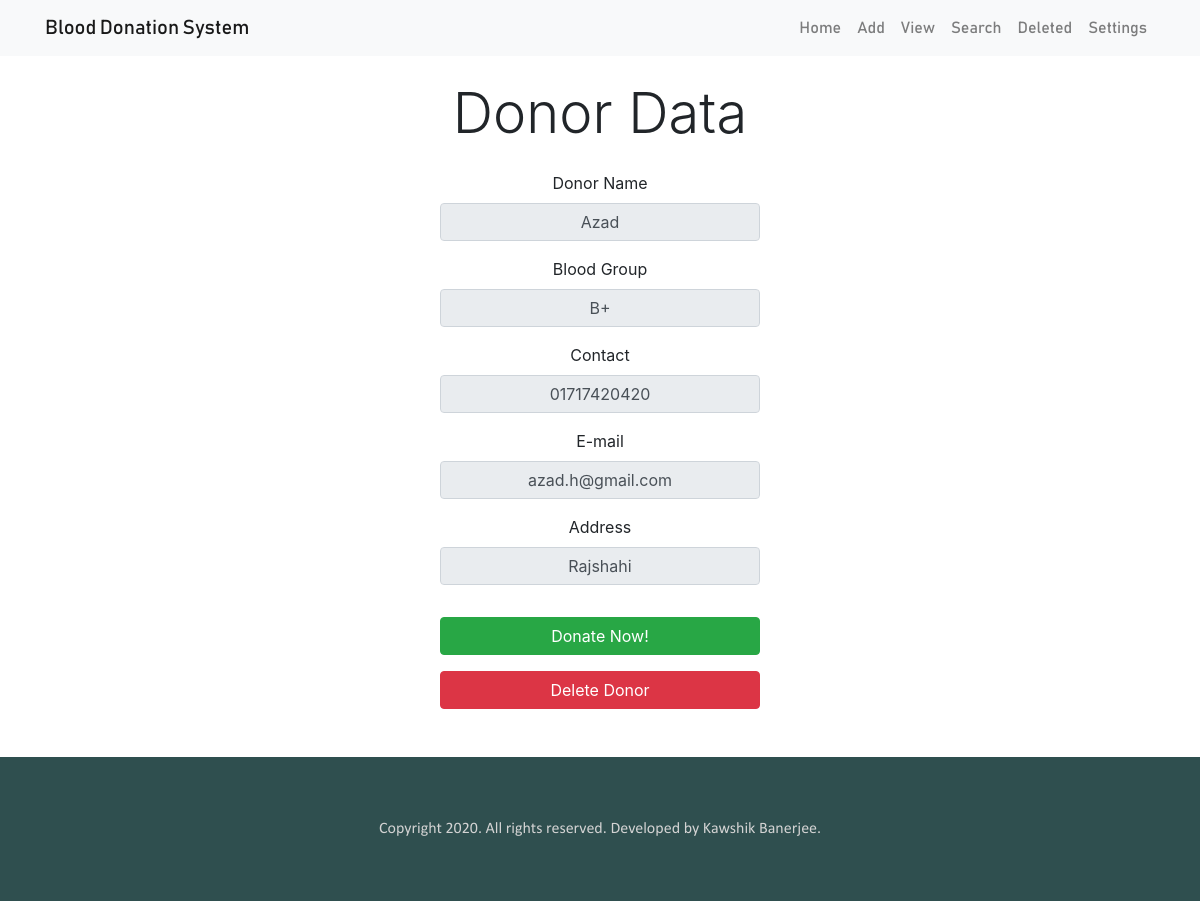
The page /site/viewDonorDetail.php?id=1 (signed in) on the database its author committed.
### tables this page shows
CREATE TABLE `donors` (
  `id` int(11) NOT NULL,
  `name` varchar(30) NOT NULL,
  `bloodGroup` varchar(4) NOT NULL,
  `email` varchar(25) NOT NULL,
  `contact` varchar(11) NOT NULL,
  `address` varchar(30) NOT NULL,
  `donateCount` int(11) NOT NULL,
  `isDelete` tinyint(1) NOT NULL
);

### site/viewDonorDetail.php (the view, shortened to what this page needs)
<?php
    require "header.php";
    include_once "include/DBh.php";
    $id = $_GET['id'];
    $sql = " SELECT * FROM donors WHERE id='$id' ";
    $result = mysqli_query($conn, $sql);
    $check = mysqli_num_rows($result);
    if ($check > 0) {
        while ($row = mysqli_fetch_assoc($result)) {
?>
            <!DOCTYPE html>
            <html lang="en">
            <head>
            </head>
            <body>
            <div class="container text-center">
                <p class="display-4 mt-4">Donor Data</p>
                <form class="pt-2 pb-5 mx-auto" action="#" method="GET" style="max-width: 400px">
                    <div class="form-group">
                        <label>Donor Name</label>
                        <input name="name" disabled value="<?php echo $row['name']; ?>" type="text" class="form-control text-center">
                    </div>
                    <div class="form-group">
                        <label>Blood Group</label>
                        <input name="bloodGroup" disabled value="<?php echo $row['bloodGroup']; ?>" type="text" class="form-control text-center">
                    </div>
                    <div class="form-group">
                        <label>Contact</label>
                        <input name="contact" disabled value="<?php echo $row['contact']; ?>" type="text" class="form-control text-center">
                    </div>
                    <div class="form-group">
                        <label>E-mail</label>
                        <input name="email" disabled value="<?php echo $row['email']; ?>" type="text" class="form-control text-center">
                    </div>
                    <div class="form-group">
                        <label>Address</label>
                        <input name="address" disabled value="<?php echo $row['address']; ?>" type="text" class="form-control text-center">
                    </div>
                    <div class="pt-3">
                        <a class="btn btn-success submitButton" href="include/donateIncrementDB.php?id=
                        <?php echo $row['id'] ?> "role="button" target="_blank">Donate Now!</a>
                    </div>
                    <div class="pt-3">
                        <a class="btn btn-danger submitButton" href="include/deleteDonarDB.php?id=
                        <?php echo $row['id'] ?> "role="button" target="_blank">Delete Donor</a>
                    </div>
                </form>
            </div>
            </body>
<?php
        }
    }
?>
<?php
    require "footer.php";
?>

### site/CSS/style.css (style rules this page uses)
.form-group input::placeholder { opacity: 0.45; }
form { display: inline-block; }
.submitButton { width: 20rem; }

### rows shown on the page
donors: name "Azad", bloodGroup "B+", contact "01717420420", email "azad.h@gmail.com", address "Rajshahi"
